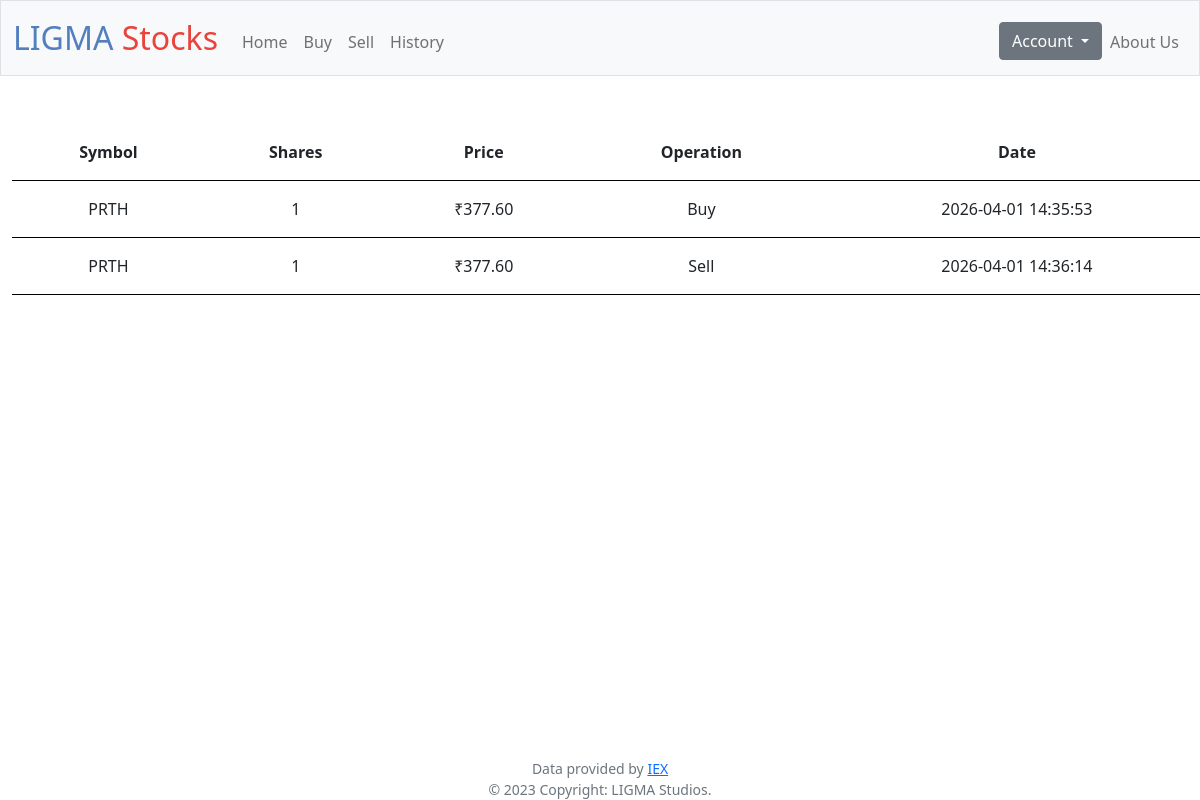
The page /history (signed in) on the database its author committed.
### tables this page shows
CREATE TABLE 'stocks' ('id' INTEGER PRIMARY KEY AUTOINCREMENT NOT NULL, 'user_id' INTEGER, 'symbol' TEXT, 'shares' INTEGER, 'price' REAL, 'date' DATETIME, 'operation' TEXT);

### app.py (the view)
@app.route("/history")
@login_required
def history():
    stocks = db.execute("SELECT * FROM stocks WHERE user_id = ?", session["user_id"])
    return render_template("history.html", stocks=stocks)

### app.py (called while the page is built)
@app.after_request
def after_request(response):
    response.headers["Cache-Control"] = "no-cache, no-store, must-revalidate"
    response.headers["Expires"] = 0
    response.headers["Pragma"] = "no-cache"
    return response

### helpers.py (called while the page is built)
def login_required(f):
    @wraps(f)
    def decorated_function(*args, **kwargs):
        if session.get("user_id") is None:
            return redirect("/login")
        return f(*args, **kwargs)
    return decorated_function

def usd(value):
    return f"₹{value*80:,.2f}"

### templates/history.html (shortened to what this page needs)
{% extends "layout.html" %}
{% block main %}
    <table style="width: 100vw;">
        <thead>
            <th>Symbol</th>
            <th>Shares</th>
            <th>Price</th>
            <th>Operation</th>
            <th>Date</th>
        </thead>
        <tbody>
            {% for stock in stocks %}
            <tr>
                <td>{{ stock["symbol"] }}</td>
                <td>{{ stock["shares"] | abs }}</td>
                <td>{{ stock["price"] | usd}}</td>
                <td>{{ stock["operation"] }}</td>
                <td>{{ stock["date"] }}</td>
            </tr>
            {% endfor %}
        </tbody>
    </table>
{% endblock %}

### static/styles.css (style rules this page uses)
td,th { display: table-cell; padding: 1rem 1rem 1rem 1rem; border-bottom: 1px solid black; border-collapse: collapse; }
body { min-height: 100vh; display: flex; flex-direction: column; }

### rows shown on the page
stocks: symbol "PRTH", shares|abs "1", price "₹377.60", operation "Buy", date "2026-04-01 14:35:53"
stocks: symbol "PRTH", shares|abs "1", price "₹377.60", operation "Sell", date "2026-04-01 14:36:14"
